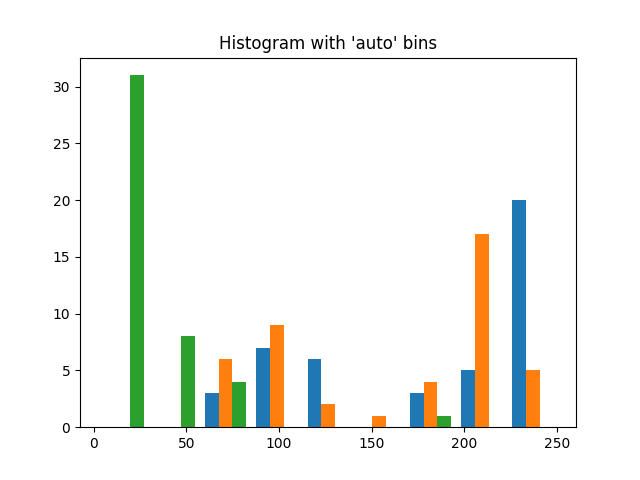
#> input picture archive/old_source_code/squares.png, 640 x 480 px; its folder holds only this picture in this run
$ python -i superchat_fine_tuner.py   (imports and definitions only)
#> lines starting #> are read from the running program, lines starting #| are printed output that depends on the picture; after the words box and inside, x2 and y2 are one past the last pixel; in counts of white or black regions, pixels touching at a corner belong together
#> further down, picture is the input picture: shape (480, 640, 3); mean B, G, R 240.2, 244, 242.3
### hmtc/assets/colors.py
from enum import Enum


# need to make sure to keep these in sync with styles.css
# using ERROR in VideoFilesInfoModal.vue
class Colors(Enum):
    # Brand Colors
    PRIMARY = "#6A00F4"
    SECONDARY = "#532B88"
    ACCENT = "#BC00DD"
    # Theme Colors
    ERROR = "#ff0033"
    INFO = "#E500A4"
    SUCCESS = "#506d21"
    WARNING = "#FFB600"

    SURFACE = "#808080"
    BACKGROUND = "#0000FF"

    LIGHT = "#FF0000"
    DARK = "#00FF00"

    ONPRIMARY = "#000000"
    ONSURFACE = "#FFFFFF"
    ONLIGHT = "#000000"
    ONDARK = "#FFFFFF"

    def __str__(self):
        return str(self.value)

    def __repr__(self):
        return str(self.value)

### hmtc/utils/image.py
from pathlib import Path

import cv2
import numpy as np
from PIL import Image


# [8 lines left out: function convert_webp_to_png, not called in this run]


def convert_jpg_to_png(file):
    new_file = ""
    return new_file


def hex_to_rgb(hex_color):
    """Converts a hex color code to BGR format."""
    hex_color = hex_color.lstrip("#")
    return tuple(int(hex_color[i : i + 2], 16) for i in (0, 2, 4))


# [28 lines left out: function are_images_similar, not called in this run]

### hmtc/pages/domains/superchat_fine_tuner.py
import random
import time
from dataclasses import dataclass
from pathlib import Path

import cv2
import numpy as np
import solara
from loguru import logger

from hmtc.assets.colors import Colors
from hmtc.components.shared.sidebar import MySidebar
from hmtc.models import Video as VideoModel
from hmtc.utils.image import hex_to_rgb
from hmtc.utils.opencv.image_extractor import ImageExtractor
from hmtc.utils.opencv.image_manager import ImageManager
from hmtc.utils.opencv.superchat_ripper import SuperChatRipper


# [7 lines left out: function parse_url_args, not called in this run]


def get_half_image(image, x=0.5):
#> called with x = 0.5
    xs = image.shape[0]
#> xs = 480
    ys = image.shape[1] * x
#> ys = 320
    return image[0 : int(xs), 0 : int(ys)].copy()
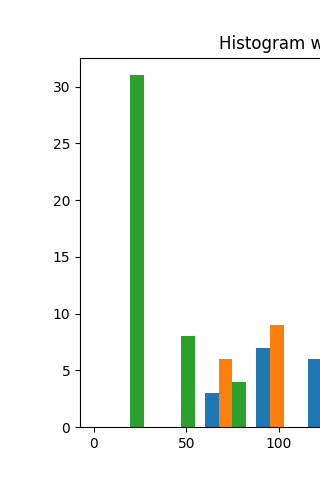
#> returned value: shape (480, 320, 3); mean of channels 0, 1, 2 237.8, 243.7, 239.1; drawn as B, G, R


def filter1(orig_image):
    image = get_half_image(orig_image)
    image_h, image_w, _ = image.shape
#> image_h = 480; image_w = 320
    hsv = cv2.cvtColor(image, cv2.COLOR_BGR2HSV)
#> hsv: shape (480, 320, 3); mean H, S, V 4.5, 15.2, 246.5
    return hsv, True
    # Define color range for bright colors (adjust as needed)
    lower_bright = np.array([0, 100, 100])
    upper_bright = np.array([179, 255, 255])

    # Create a mask for bright colors
    mask = cv2.inRange(hsv, lower_bright, upper_bright)

    # Find contours in the mask
    contours, _ = cv2.findContours(mask, cv2.RETR_EXTERNAL, cv2.CHAIN_APPROX_SIMPLE)
    contours = sorted(contours, key=cv2.contourArea, reverse=True)

    if len(contours) == 0:
        return image, False

    rect_color = hex_to_rgb(str(Colors.WARNING))
    x, y, w, h = cv2.boundingRect(contours[0])
    cv2.rectangle(image, (x, y), (x + w, y + h), rect_color, 8)

    return image, True


def filter2(orig_image):

    image = get_half_image(orig_image)
    # inverted = cv2.bitwise_not(image)
    image_h, image_w, _ = image.shape
#> image_h = 480; image_w = 320
    hsv = cv2.cvtColor(image, cv2.COLOR_BGR2HSV)

    # Define color range for bright colors (adjust as needed)
    lower_bright = np.array([0, 110, 100])
    upper_bright = np.array([179, 255, 255])

    # Create a mask for bright colors
    mask = cv2.inRange(hsv, lower_bright, upper_bright)
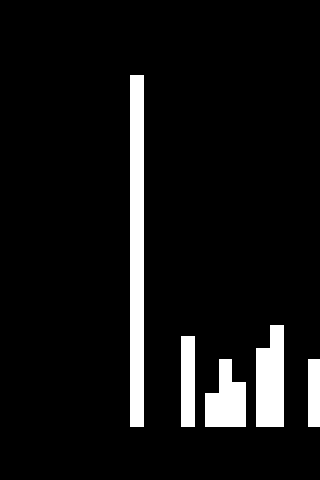
#> mask: shape (480, 320); 7.5% white; 5 white regions, box (x1, y1, x2, y2) and area: (130, 75, 144, 427) 4928, (256, 325, 284, 427) 2534, (205, 359, 246, 427) 1990, (181, 336, 195, 427) 1274, (308, 359, 320, 427) 816
    mask_image = cv2.cvtColor(mask, cv2.COLOR_GRAY2BGR)
#> mask_image: shape (480, 320, 3); 7.5% white; 5 white regions
    return mask_image, True
    # Find contours in the mask
    contours, _ = cv2.findContours(mask, cv2.RETR_EXTERNAL, cv2.CHAIN_APPROX_SIMPLE)
    contours = sorted(contours, key=cv2.contourArea, reverse=True)

    if len(contours) == 0:
        return image, False

    rect_color = hex_to_rgb(str(Colors.ERROR))
    x, y, w, h = cv2.boundingRect(contours[0])
    cv2.rectangle(image, (x, y), (x + w, y + h), rect_color, 8)

    return image, True


def filter3(orig_image):
    image = get_half_image(orig_image)
    hsv = cv2.cvtColor(image, cv2.COLOR_BGR2HSV)

    # Define color range for bright colors (adjust as needed)
    lower_bright = np.array([0, 110, 100])
    upper_bright = np.array([179, 255, 255])

    # Create a mask for bright colors
    mask = cv2.inRange(hsv, lower_bright, upper_bright)
    # Find contours in the mask
    contours, _ = cv2.findContours(mask, cv2.RETR_EXTERNAL, cv2.CHAIN_APPROX_SIMPLE)
#> contours = 5 contours; box (x1, y1, x2, y2) and area: (130, 75, 144, 427) 4563, (256, 325, 284, 427) 2406, (205, 359, 246, 427) 1883, (181, 336, 195, 427) 1170, (308, 359, 320, 427) 737
    contours = sorted(contours, key=cv2.contourArea, reverse=True)

    if len(contours) == 0:
        return image, False

    rect_color = hex_to_rgb(str(Colors.ERROR))
    x, y, w, h = cv2.boundingRect(contours[0])
#> x = 130; y = 75; w = 14; h = 352
    cv2.rectangle(image, (x, y), (x + w, y + h), rect_color, 8)
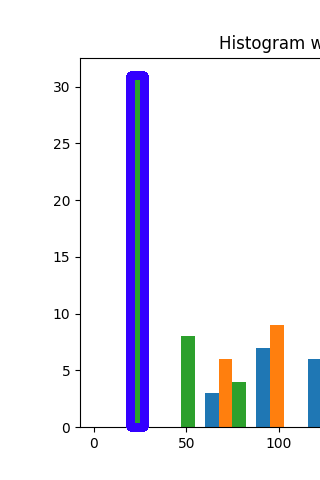
#> image: shape (480, 320, 3); 4.27% of pixels changed, all inside (x1, y1, x2, y2) = (126, 71, 149, 432)

    return image, True


def run_filters(image):
    image1, _ = filter1(image)
    image2, _ = filter2(image)
    image3, _ = filter3(image)
    return image1, image2, image3


# [53 lines left out: functions ImageCard, Page, not called in this run]

>>> import cv2
>>> picture = cv2.imread('../../../archive/old_source_code/squares.png')
>>> result = run_filters(picture)
